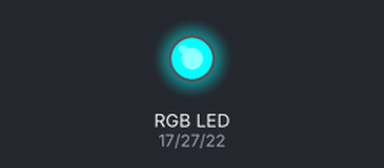
This program was run on a simulated Raspberry Pi (BCM pin numbers). Shown: an RGB LED mixed from three pins (HIGH = lit).

Above: at 1.0 s.
At 3.0 s:
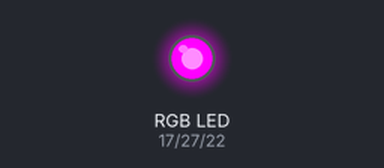
At 5.0 s:
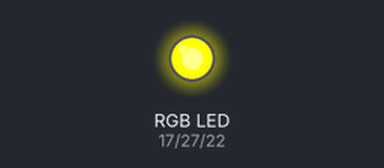
Timing chart, 0 to 7.8 s (numbered marks = the images above):
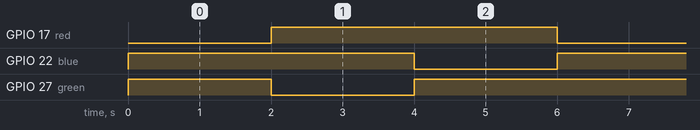

The program:

rgb_blink.py
```python
import RPi.GPIO as GPIO
import time
red =17
green = 27
blue = 22

GPIO.setmode(GPIO.BCM)
GPIO.setup(red,GPIO.OUT)
GPIO.setup(green,GPIO.OUT)
GPIO.setup(blue,GPIO.OUT)

# 초기화
GPIO.output(green, True)
GPIO.output(blue, True)
GPIO.output(red, True)


try:
    while True:
        # RED
        GPIO.output(green, True)
        GPIO.output(blue, True)
        GPIO.output(red, False)
        time.sleep(2)
        # GREEN
        GPIO.output(blue, True)
        GPIO.output(red, True)
        GPIO.output(green, False)
        time.sleep(2)

        # BLUE
        GPIO.output(red, True)
        GPIO.output(green, True)
        GPIO.output(blue, False)
        time.sleep(2)

except KeyboardInterrupt:
    GPIO.output(green, True)
    GPIO.output(blue, True)

    GPIO.cleanup()
```

Measured:
- by itself, GPIO 17 (red), GPIO 22 (blue), GPIO 27 (green): alternates HIGH for 4.0 s and LOW for 2.0 s
- by itself, everything shown: repeats every 6.0 s, in 3 steps
